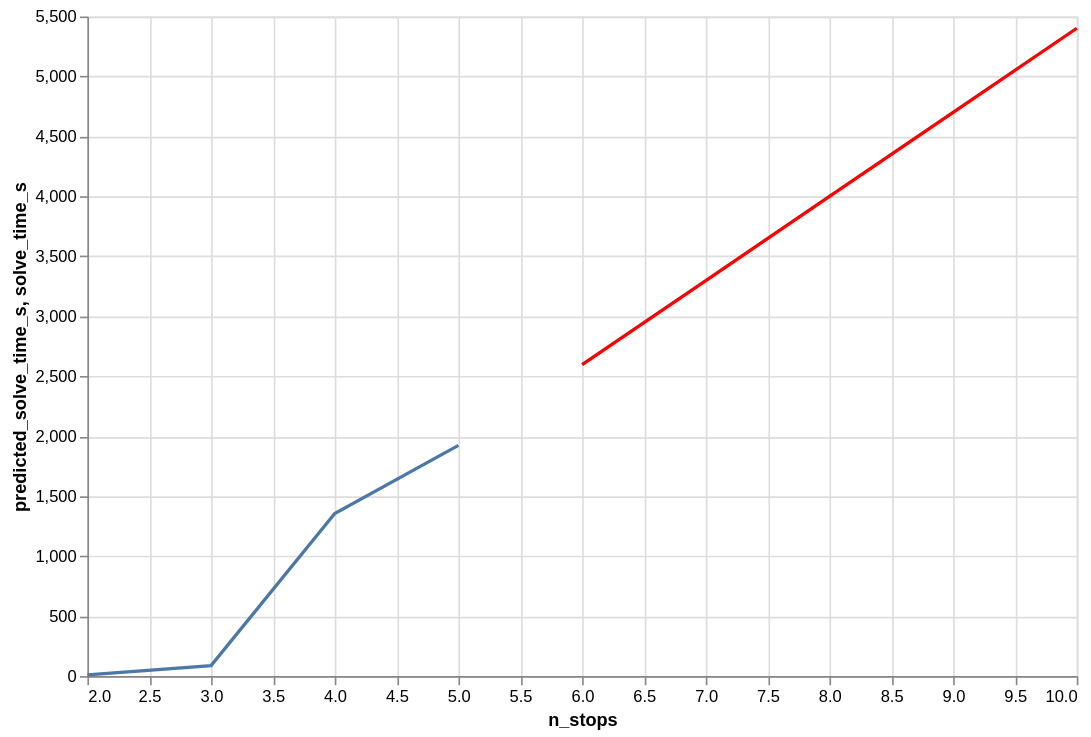

Here is the notebook cell this chart was saved with:
### Code cell
# create a simple regression model with y = solve_time_s and x = n_stops
from sklearn.linear_model import LinearRegression
X = summary[['n_stops']]
y = summary['solve_time_s']
model = LinearRegression()
model.fit(X, y)
# predict the solve_time_s for n_stops = 6,7,8,9, 10 and plot the predicted values
n_stops_values = [6, 7, 8, 9, 10]
predicted_solve_times = model.predict([[n] for n in n_stops_values])
# plot
alt.Chart(pd.DataFrame({'n_stops': n_stops_values, 'predicted_solve_time_s': predicted_solve_times})).mark_line(color='red').encode(
    x='n_stops:Q',
    y='predicted_solve_time_s',
    tooltip=['n_stops', 'predicted_solve_time_s']
).properties(
    width=600,
    height=400
) + alt.Chart(summary).mark_line().encode(
    x='n_stops:Q',
    y='solve_time_s',
    tooltip=['n_stops', 'solve_time_s']
).properties(
    width=600,
    height=400
)

### Figure 1 — Vega-Lite specification as saved in the notebook (floating-point values rounded to 4 significant figures)
{"config": {"view": {"continuousWidth": 300, "continuousHeight": 300}}, "layer": [{"data": {"name": "data-1d564c2c14be0e3ca57ff0f91942e970"}, "mark": {"type": "line", "color": "red"}, "encoding": {"tooltip": [{"field": "n_stops", "type": "quantitative"}, {"field": "predicted_solve_time_s", "type": "quantitative"}], "x": {"field": "n_stops", "type": "quantitative"}, "y": {"field": "predicted_solve_time_s", "type": "quantitative"}}}, {"data": {"name": "data-61cbd50307a5a721f13b31e1efb1e7b5"}, "mark": {"type": "line"}, "encoding": {"tooltip": [{"field": "n_stops", "type": "quantitative"}, {"field": "solve_time_s", "type": "quantitative"}], "x": {"field": "n_stops", "type": "quantitative"}, "y": {"field": "solve_time_s", "type": "quantitative"}}}], "height": 400, "width": 600, "$schema": "https://vega.github.io/schema/vega-lite/v6.1.0.json", "datasets": {"data-1d564c2c14be0e3ca57ff0f91942e970": [{"n_stops": 6, "predicted_solve_time_s": 2597.0}, {"n_stops": 7, "predicted_solve_time_s": 3298.0}, {"n_stops": 8, "predicted_solve_time_s": 4000.0}, {"n_stops": 9, "predicted_solve_time_s": 4701.0}, {"n_stops": 10, "predicted_solve_time_s": 5402.0}], "data-61cbd50307a5a721f13b31e1efb1e7b5": [{"solver": "HIGHS", "sample_stops": null, "seed": 0, "n_stops": 2, "status": "OPTIMAL", "objective": 8454.0, "best_bound": 8454.0, "gap": 0.0, "operator_cost": 1397.0, "user_cost": 15510.0, "buses": 5, "city_time_min": 11.85, "length_km": 3.556, "avg_user_time_min": 46.47, "solve_time_s": 9.257, "route": "SM-214 -> SM-328"}, {"solver": "HIGHS", "sample_stops": null, "seed": 0, "n_stops": 3, "status": "OPTIMAL", "objective": 8376.0, "best_bound": 8376.0, "gap": 0.0, "operator_cost": 1398.0, "user_cost": 15350.0, "buses": 5, "city_time_min": 17.1, "length_km": 5.131, "avg_user_time_min": 46.0, "solve_time_s": 86.95, "route": "SM-214 -> SM-328 -> SB-1390"}, {"solver": "HIGHS", "sample_stops": null, "seed": 0, "n_stops": 4, "status": "OPTIMAL", "objective": 8318.0, "best_bound": 8318.0, "gap": 0.0, "operator_cost": 1679.0, "user_cost": 14960.0, "buses": 6, "city_time_min": 26.98, "length_km": 8.094, "avg_user_time_min": 44.81, "solve_time_s": 1356.0, "route": "SM-214 -> SM-328 -> SB-483 -> SF-BN"}, {"solver": "HIGHS", "sample_stops": null, "seed": 0, "n_stops": 5, "status": "OPTIMAL", "objective": 8325.0, "best_bound": 8325.0, "gap": 0.0, "operator_cost": 1679.0, "user_cost": 14970.0, "buses": 6, "city_time_min": 30.82, "length_km": 9.246, "avg_user_time_min": 44.85, "solve_time_s": 1924.0, "route": "SM-214 -> SM-328 -> SB-1390 -> SF-BN -> ST-MRCR"}]}}
